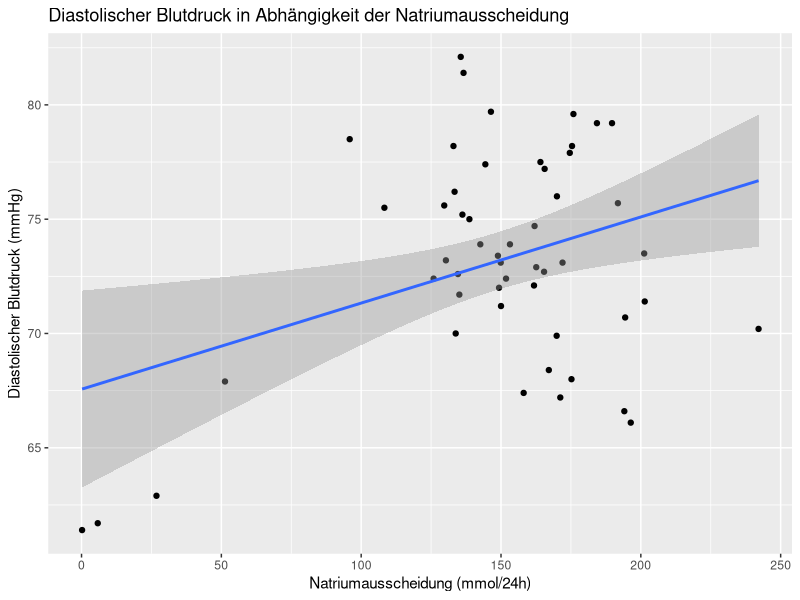
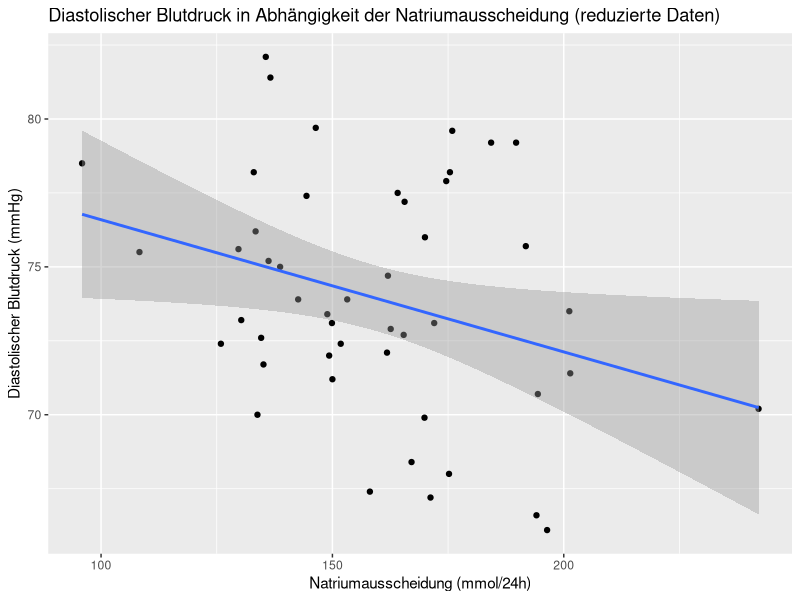
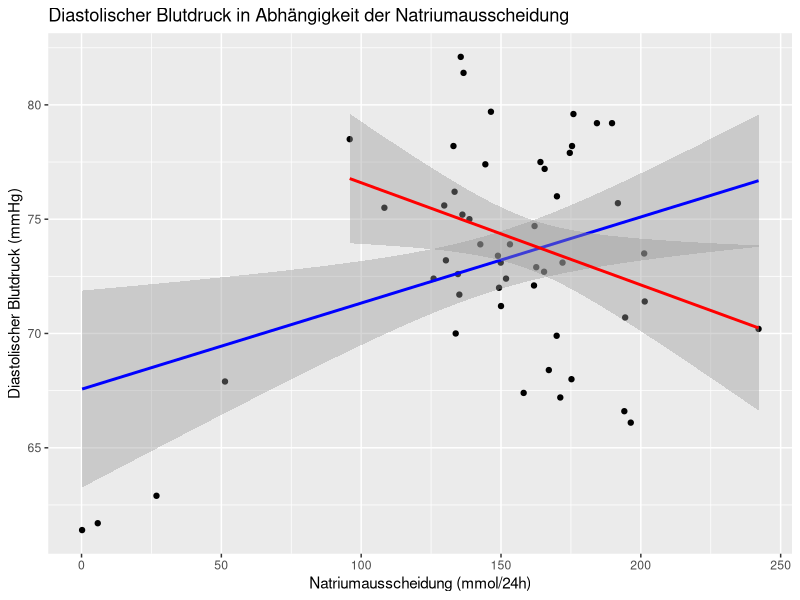
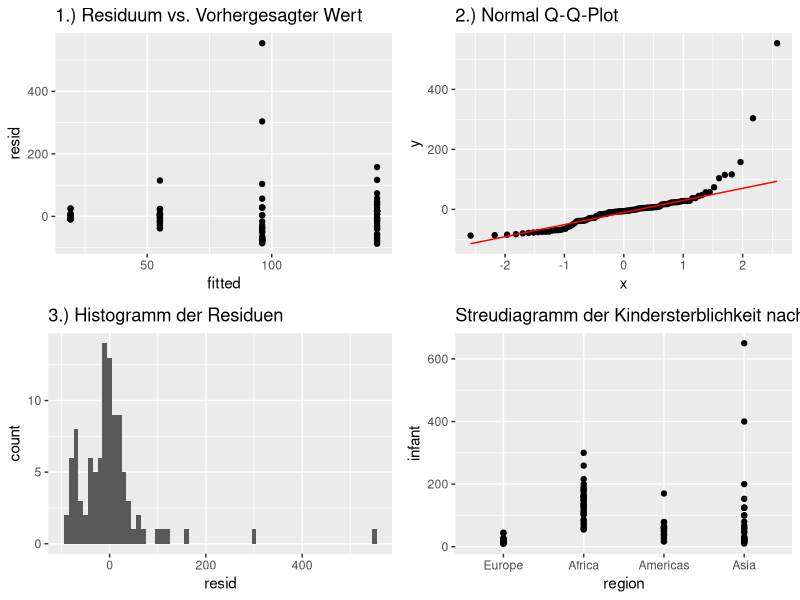
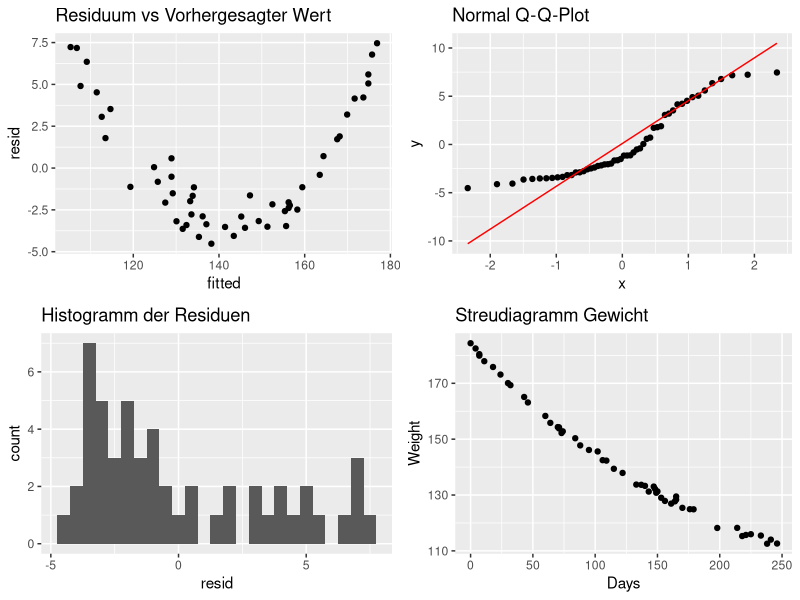
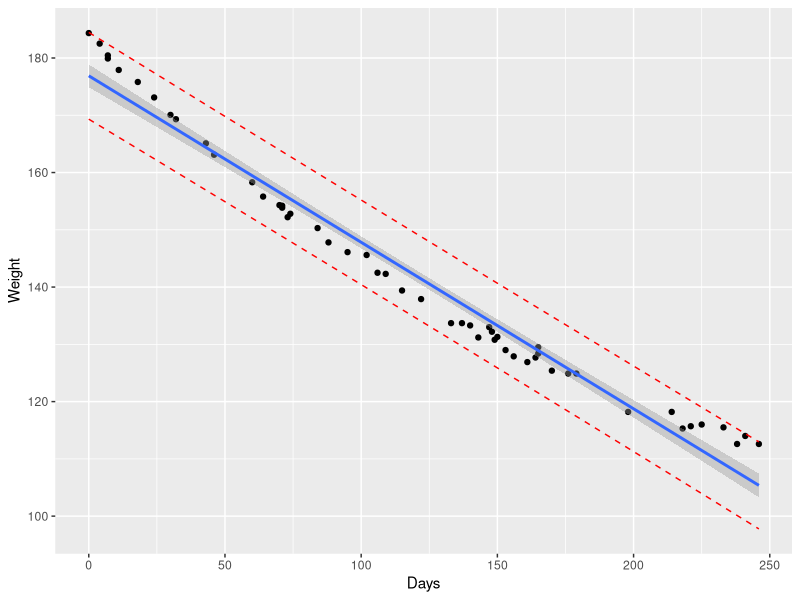
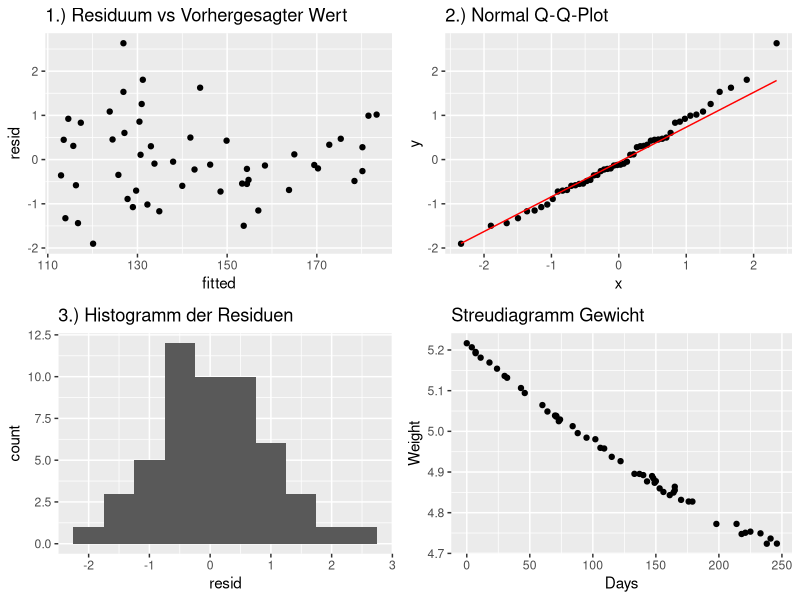
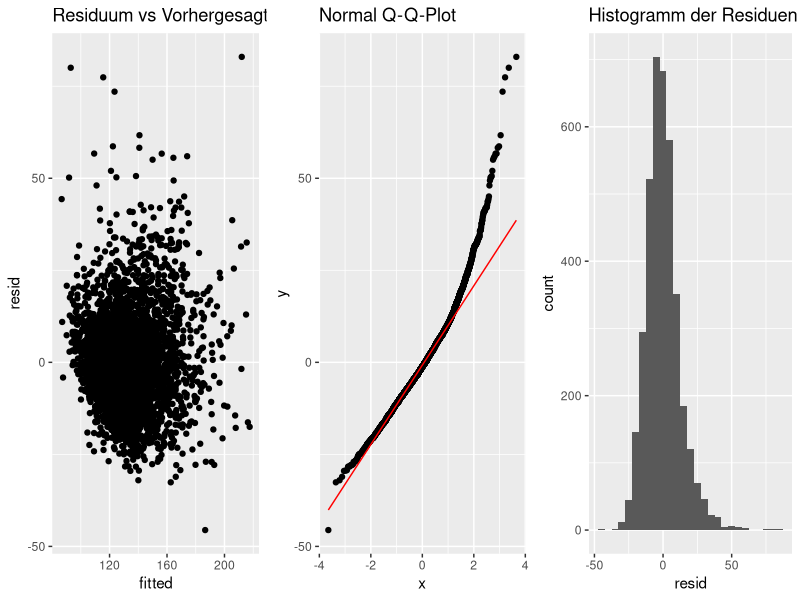

These figures' R source, in order:
## ---- chunk 1
# import intersalt data
intersalt <- read.csv("intersalt.csv", sep = ";", dec = ",")

# summary of intersalt data
str(intersalt)

# first model (all data points)
model_1 <- lm(bp ~ na, data = intersalt)

# sort data by na
intersalt_sorted <- intersalt[order(intersalt$na),]

# new data set without the 4 smallest na values
intersalt_m2 <- intersalt_sorted[-c(1:4),]

# second model (without 4 smallest na values)
model_2 <- lm(bp ~ na, data = intersalt_m2)

## ---- chunk 2
# summary and confidence interval for model_1
summary(model_1)
confint(model_1)
## ---- chunk 3
# regression plot for model_1
library(ggplot2)
ggplot(intersalt, aes(x = na, y = bp)) +
  geom_point() +
  geom_smooth(method = "lm", se = TRUE) +
  labs(title = "Diastolischer Blutdruck in Abhängigkeit der Natriumausscheidung",
       x = "Natriumausscheidung (mmol/24h)",
       y = "Diastolischer Blutdruck (mmHg)")

## ---- chunk 4
# summary and confidence interval for model_2
summary(model_2)
confint(model_2)

## ---- chunk 5
# regression plot for model_2
ggplot(intersalt_m2, aes(x = na, y = bp)) +
  geom_point() +
  geom_smooth(method = "lm", se = TRUE) +
  labs(title = "Diastolischer Blutdruck in Abhängigkeit der Natriumausscheidung (reduzierte Daten)",
       x = "Natriumausscheidung (mmol/24h)",
       y = "Diastolischer Blutdruck (mmHg)")
## ---- chunk 6
# graphical comparison of both models
ggplot(intersalt, aes(x = na, y = bp)) +
  geom_point() +
  geom_smooth(method = "lm", se = TRUE, color = "blue") +
  geom_smooth(data = intersalt_m2, method = "lm", se = TRUE, color = "red") +
  labs(title = "Diastolischer Blutdruck in Abhängigkeit der Natriumausscheidung",
       x = "Natriumausscheidung (mmol/24h)",
       y = "Diastolischer Blutdruck (mmHg)",
       color = "Model") +
  scale_color_manual(values = c("blue", "red"))
## ---- chunk 7
# Import the data
data <- read.csv2("infant.csv")

# Convert the region variable to a factor
data$region <- as.factor(data$region)

# Set "Europe" as the reference level for the region variable
data$region <- relevel(data$region, ref = "Europe")

# Fit a linear model with infant as a function of region
model <- lm(infant ~ region, data = data)

# Print the model equation and 95% confidence intervals
summary(model)
confint(model, level=0.95)
## ---- chunk 8
# Interpret the significance of the results

# The p-value for each term tests the null hypothesis that the coefficient is equal to zero (no effect).
# A low p-value (< 0.05) indicates that you can reject the null hypothesis.

# Assess the quality of the model and perform a residual analysis
#par(mfrow=c(2,2))
#plot(model)

# Convert model's data to a data frame
model_data <- data[complete.cases(data), ]  # remove rows with missing values
df <- data.frame(resid = resid(model), fitted = fitted(model),
                 region = model_data$region, infant = model_data$infant)

# Load ggplot2
library(ggplot2)

# plots of residual analysis
# 1. Residuals vs Fitted
p1 <- ggplot(df, aes(fitted, resid)) +
  geom_point() +
  #geom_smooth(se = FALSE) +
  ggtitle("1.) Residuum vs. Vorhergesagter Wert")

# 2. Normal Q-Q
p2 <- ggplot(df, aes(sample = resid)) +
  stat_qq() +
  stat_qq_line(colour = "red") +
  ggtitle("2.) Normal Q-Q-Plot")

# 3. Histogram of residuals
p3 <- ggplot(df, aes(x=resid)) +
  geom_histogram(binwidth = 10) +
  ggtitle("3.) Histogramm der Residuen")

# 4. Scatter Plot
p4 <- ggplot(df, aes(x=region, y=infant)) +
  geom_jitter(width=0.0) +
  ggtitle("Streudiagramm der Kindersterblichkeit nach Region")

# Load gridExtra
library(gridExtra)

# Arrange the plots in a 4x1 grid
grid.arrange(p1, p2, p3, p4, nrow = 2)

## ---- chunk 9
# Get the model coefficients and their confidence intervals
coef <- coef(model)
conf_int <- confint(model)
names(coef(model))

# Calculate the infant mortality rate for Europe
europe_coef <- coef["(Intercept)"]
europe_conf_int <- conf_int["(Intercept)", ]

# Calculate the infant mortality rate for Africa
africa_coef <- coef["regionAfrica"]
africa_conf_int <- conf_int["regionAfrica", ]

# Print the results
cat("Europa:\n")
cat("Anzahl: ", europe_coef, "\n")
cat("95% KI: ", europe_conf_int, "\n")

cat("Afrika:\n")
cat("Anzahl: ", africa_coef+europe_coef, "\n")
cat("95% KI: ", africa_conf_int+europe_coef, "\n")
## ---- chunk 10
library(readxl)
# import the data
data <- read_excel("wtloss.xlsx")

# fit a linear model
model <- lm(Weight ~ Days, data = data)

# print the model equation and 95% confidence intervals
summary(model)
confint(model, level=0.95)
## ---- chunk 11
# Convert model's data to a data frame
model_data <- data[complete.cases(data), ]  # remove rows with missing values
df <- data.frame(resid = resid(model), fitted = fitted(model),
                 Weight = model_data$Weight, Days = model_data$Days)

# Load ggplot2
library(ggplot2)

# Create the four diagnostic plots
# 1. Residuals vs Fitted
p1 <- ggplot(df, aes(fitted, resid)) +
  geom_point() +
  #geom_smooth(se = FALSE) +
  ggtitle("Residuum vs Vorhergesagter Wert")

# 2. Normal Q-Q
p2 <- ggplot(df, aes(sample = resid)) +
  stat_qq() +
  stat_qq_line(colour = "red") +
  ggtitle("Normal Q-Q-Plot")

# 3. Histogram of residuals
p3 <- ggplot(df, aes(x=resid)) +
  geom_histogram(binwidth = 0.5) +
  ggtitle("Histogramm der Residuen")

# 4. Scatter Plot
p4 <- ggplot(df, aes(x=Days, y=Weight)) +
  geom_jitter(width=0.0) +
  ggtitle("Streudiagramm Gewicht")

# Load gridExtra
library(gridExtra)

# Arrange the plots in a 4x1 grid
grid.arrange(p1, p2, p3, p4, nrow = 2)
## ---- chunk 12
# 1. Add predictions 
pred.int <- predict(model, interval = "prediction")
mydata <- cbind(data, pred.int)
# 2. Regression line + confidence intervals
library("ggplot2")
p <- ggplot(mydata, aes(x=Days, y=Weight)) +
  geom_point() +
  stat_smooth(method = lm)
# 3. Add prediction intervals
p + geom_line(aes(y = lwr), color = "red", linetype = "dashed")+
    geom_line(aes(y = upr), color = "red", linetype = "dashed")
## ---- chunk 13
# Load necessary library
library(caret)

# Drop the first row to avoid singularity in logarithmic model
new_data <- data[-1, ]

# Fit different types of models
linear_model <- lm(Weight ~ Days, data = data)
logarithmic_model <- lm(Weight ~ log(Days), data = new_data)
quadratic_model <- lm(Weight ~ poly(Days, 2), data = data)
cubic_model <- lm(Weight ~ poly(Days, 3), data = data)
fifth_order_model <- lm(Weight ~ poly(Days, 5), data = data)

# List of models
models <- list(linear_model, logarithmic_model, quadratic_model, cubic_model, fifth_order_model)

# Calculate R^2 and RMSE for each model
for (model in models) {
  # output title of model
  cat(paste("Model: ", deparse(model$call), "\n"))
  print(summary(model)$r.squared) # R^2
  print(summary(model)$adj.r.squared) # Adjusted R^2
  print(sqrt(mean(resid(model)^2))) # RMSE
  cat("\n")
}
## ---- chunk 14

# Calculate the logarithm of a column and overwrite the old values
log_data = data
log_data$Weight <- log(data$Weight)

# Convert model's data to a data frame
model_data <- data[complete.cases(data), ]  # remove rows with missing values
df <- data.frame(resid = resid(models[[3]]), fitted = fitted(models[[3]]),
                 Weight = log_data$Weight, Days = log_data$Days)

# Load ggplot2
library(ggplot2)

# Create the four diagnostic plots
# 1. Residuals vs Fitted
p1 <- ggplot(df, aes(fitted, resid)) +
  geom_point() +
  #geom_smooth(se = FALSE) +
  ggtitle("1.) Residuum vs Vorhergesagter Wert")

# 2. Normal Q-Q
p2 <- ggplot(df, aes(sample = resid)) +
  stat_qq() +
  stat_qq_line(colour = "red") +
  ggtitle("2.) Normal Q-Q-Plot")

# 3. Histogram of residuals
p3 <- ggplot(df, aes(x=resid)) +
  geom_histogram(binwidth = 0.5) +
  ggtitle("3.) Histogramm der Residuen")

# 4. Scatter Plot
p4 <- ggplot(df, aes(x=Days, y=Weight)) +
  geom_jitter(width=0.0) +
  ggtitle("Streudiagramm Gewicht")

# Load gridExtra
library(gridExtra)

# Arrange the plots in a 4x1 grid
grid.arrange(p1, p2, p3, p4, nrow = 2)
## ---- chunk 15
# Define new data frame with the single x value
new_data <- data.frame(Days = c(30,200))

# Calculate predicted y value with confidence interval
confidence_interval <- predict(models[[1]], newdata = new_data, interval = "confidence")

# Calculate predicted y value with prediction interval
prediction_interval <- predict(models[[1]], newdata = new_data, interval = "prediction")

# Print the results
print(confidence_interval)
print(prediction_interval)
## ---- chunk 16
# Define new data frame with the single x value
new_data <- data.frame(Days = c(30,200))

# Calculate predicted y value with confidence interval
confidence_interval <- predict(models[[3]], newdata = new_data, interval = "confidence")

# Calculate predicted y value with prediction interval
prediction_interval <- predict(models[[3]], newdata = new_data, interval = "prediction")

# Print the results
print(confidence_interval)
print(prediction_interval)
## ---- chunk 17
# Import the data
# Load necessary library
library(haven)

# Read in .sav file
data <- read_spss("Framingham.sav")

# check for missing values
sum(is.na(data))

# Remove rows with missing values
data <- data[complete.cases(data), ]

# Fit a multivariate linear regression model with all variables
max_model <- lm(sysbp ~ ., data = data)

summary(max_model)

# Calculate confidence intervals for each variable
#conf_intervals <- confint(model,level=0.95)
#print(conf_intervals)

# Extract coefficients
coefficients <- coef(max_model)

# Calculate confidence intervals
conf_intervals <- confint(max_model, level = 0.95)

# Print coefficients and their confidence intervals
for (i in 1:length(coefficients)) {
  cat(names(coefficients)[i], ": ", coefficients[i], ", CI: [", conf_intervals[i, 1], ", ", conf_intervals[i, 2], "]\n")
}
## ---- chunk 18
# analyse multicollinearity
library(car)
vif(max_model)

## ---- chunk 19
# Import the data
# Load necessary library
library(haven)

# Read in .sav file
data <- read_spss("Framingham.sav")

# Convert the educ variable to a factor
data$educ <- as.factor(data$educ)

# Set "1" as the reference level for the educ variable
data$educ <- relevel(data$educ, ref = "1")

# Convert the sex variable to a factor
data$sex <- as.factor(data$sex)

# Set "1" as the reference level for the educ variable
data$sex <- relevel(data$sex, ref = "1")

# Convert the cursmoke variable to a factor
data$cursmoke <- as.factor(data$cursmoke)

# Set "0" as the reference level for the cursmoke variable
data$cursmoke <- relevel(data$cursmoke, ref = "0")

# Convert the bpmeds variable to a factor
data$bpmeds <- as.factor(data$bpmeds)

# Set "0" as the reference level for the bpmeds variable
data$bpmeds <- relevel(data$bpmeds, ref = "0")

# Convert the diabetes variable to a factor
data$diabetes <- as.factor(data$diabetes)

# Set "0" as the reference level for the diabetes variable
data$diabetes <- relevel(data$diabetes, ref = "0")

model <- lm(sysbp ~ sex + age + educ + cursmoke + cigpday + bpmeds + totchol + diabp + bmi + diabetes + heartrte + glucose, data = data)

summary(model)

# Extract coefficients
coefficients <- coef(model)

# Calculate confidence intervals
conf_intervals <- confint(model, level = 0.95)

# Print coefficients and their confidence intervals
for (i in 1:length(coefficients)) {
  cat(names(coefficients)[i], ": ", coefficients[i], ", CI: [", conf_intervals[i, 1], ", ", conf_intervals[i, 2], "]\n")
}
## ---- chunk 20
# Convert model's data to a data frame
model_data <- data[complete.cases(data), ]  # remove rows with missing values
df <- data.frame(resid = resid(model), fitted = fitted(model),
                 sysbp = model_data$sysbp, sex = model_data$sex, age = model_data$age, educ = model_data$educ, cursmoke = model_data$cursmoke, cigpday = model_data$cigpday, bpmeds = model_data$bpmeds, totchol = model_data$totchol, diabp = model_data$diabp, bmi = model_data$bmi, diabetes = model_data$diabetes, heartrte = model_data$heartrte, glucose = model_data$glucose)

# Load ggplot2
library(ggplot2)

# Create a function to generate scatter plots
scatter_plot <- function(df, x_var, y_var = "sysbp", title) {
  ggplot(df, aes_string(x = x_var, y = y_var)) +
    geom_jitter(width = 0.0) +
    ggtitle(title)
}

# Create the four diagnostic plots
p1 <- ggplot(df, aes(fitted, resid)) +
  geom_point() +
  ggtitle("Residuum vs Vorhergesagter Wert")

p2 <- ggplot(df, aes(sample = resid)) +
  stat_qq() +
  stat_qq_line(colour = "red") +
  ggtitle("Normal Q-Q-Plot")

p3 <- ggplot(df, aes(x=resid)) +
  geom_histogram(binwidth = 5) +
  ggtitle("Histogramm der Residuen")

# Create scatter plots using the function
p4 <- scatter_plot(df, "sex", title = "Geschlecht")
p5 <- scatter_plot(df, "educ", title = "Bildung")
p6 <- scatter_plot(df, "cursmoke", title = "Raucher")
p7 <- scatter_plot(df, "cigpday", title = "Zigaretten")
p8 <- scatter_plot(df, "bmi", title = "BMI")
p9 <- scatter_plot(df, "bpmeds", title = "Blutdrucksenker")
p10 <- scatter_plot(df, "totchol", title = "Cholesterol")
p11 <- scatter_plot(df, "diabp", title = "Diast. Blutdruck")
p12 <- scatter_plot(df, "diabetes", title = "Diabetes")
p13 <- scatter_plot(df, "heartrte", title = "Herzrate")
p14 <- scatter_plot(df, "glucose", title = "Glukose")

# Arrange the plots
grid.arrange(p1, p2, p3, nrow = 1)
grid.arrange(p7, p8, p10, p11, p13, p14, nrow = 2)
grid.arrange(p4, p5, p6, p9, p12, nrow = 2)
## ---- chunk 21
# Create a new data frame that contains the person's profile
new_data <- data.frame(
  sex = factor("2", levels = c("1","2")), # Female
  age = 50,
  educ = factor("2", levels = c("1","2","3","4")), # High School
  cursmoke = factor("1", levels = c("0","1")), # Yes
  cigpday = 8,
  bpmeds = factor("0", levels = c("0","1")), # No
  totchol = 220,
  diabp = 85,
  bmi = 30,
  diabetes = factor("0", levels = c("0","1")), # No
  heartrte = 90,
  glucose = 90
)

# Predict the systolic blood pressure
predicted_sysbp <- predict(model, newdata = new_data)

print(predicted_sysbp)

# Get the confidence interval for the predicted value
predicted_sysbp_conf_int <- predict(model, newdata = new_data, interval = "confidence")
print(predicted_sysbp_conf_int)

# Get the prediction interval for the predicted value
predicted_sysbp_pred_int <- predict(model, newdata = new_data, interval = "prediction")
print(predicted_sysbp_pred_int)
